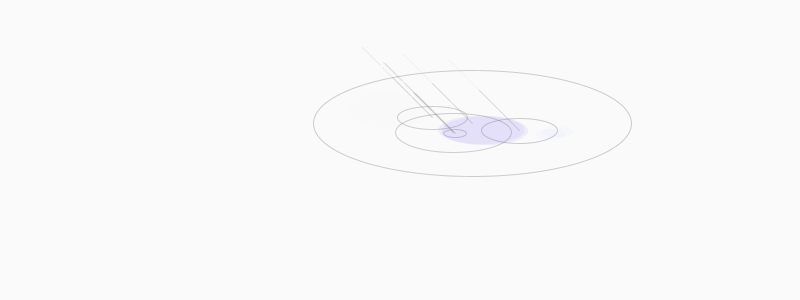
Frame 1 (no input)
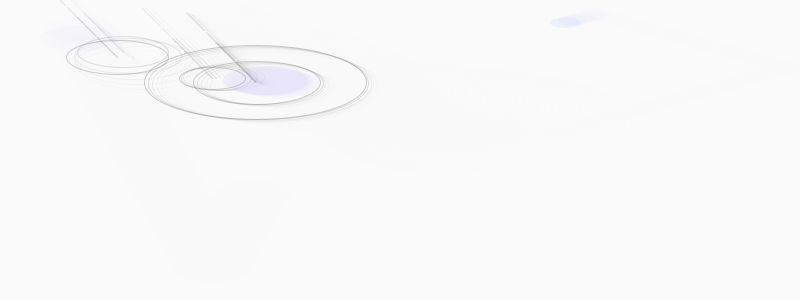
Frame 60 (the mouse pressed at the canvas centre just before this capture)
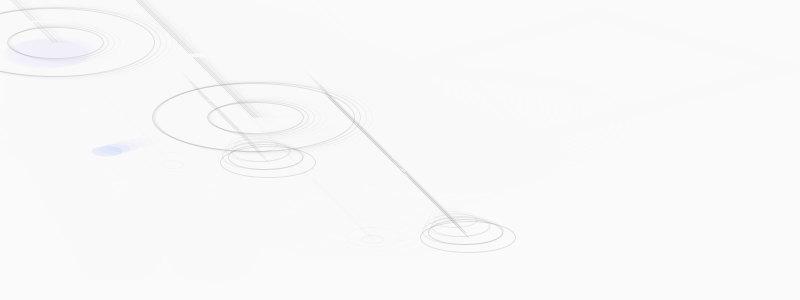
Frame 120 (the mouse held since frame 60 and released just before this capture)

The Processing sketch that drew these frames (run headless with seeded random() and noise(); from frame 60 on, the mouse is pressed at the canvas centre):

// Processing sketch: processing_124056
// ── processing_124056.pde

// Fall, Falling, Fallen
// Rainy day , rainwater fall on the water .
// Collision of water and water produce ripple . 
// lin wenyu  (ken3101462@gmail.com)

int _num = 5;
Circle[] _circleArr= {
};

void setup() {
  size(800, 300);
  background(250);
  frameRate(15);
  smooth();
  strokeWeight(1);
  fill(150, 50);
  drawCircles();
}

void draw() {
  //background(0);
  for (int i=0;i<_circleArr.length;i++) {
    Circle thisCirc=_circleArr[i];
    thisCirc.updateMe();
  }
  fill(250, 100);
  rect(0, 0, width, height);
}

void mouseReleased() {
  drawCircles();
}

void drawCircles() {
  for (int i=0; i<_num; i++) {
    Circle thisCirc = new Circle();
    thisCirc.drawMe();
    _circleArr =(Circle[])append(_circleArr, thisCirc);
  }
}

class Circle {
  float x, y;
  float radius;
  color linecol, fillcol;
  float alph;
  float xmove, ymove;
  Circle() {
    x = random(110, width-110);
    y = random(110, height-110);
    radius = random(80)+10 ;
    //linecol = color(240, random(40, 100), 50);
    fillcol = color(100, random(50, 150), 250, 50);
    alph = random(200);
    xmove=random(20)-10;
    ymove=random(20)-10;
  }
  void drawMe() {
    noStroke();
    fill(fillcol, alph);
    ellipse(x, y, radius, radius/3);
    //stroke(linecol, 150);
    //noFill();
    //ellipse(x, y, 10, 10);
    //rect(x, y, x+10, y+10);
  }
  void updateMe() {
    x += xmove;
    y += ymove;
    if (x > (width-radius/2)) { 
      //      x=0-radius;
      xmove=-xmove;
    }
    if (x < (0+radius/2)) { 
      //      x=width+radius;
      xmove=-xmove;
    }
    if (y > (height-radius/2)) { 
      //      y=0-radius;
      ymove=-ymove;
    }
    if (y < (0+radius/2)) { 
      //      y=height+radius;
      ymove=-ymove;
    }
    boolean touching = false;
    for (int i=0; i<_circleArr.length; i++) {
      Circle otherCirc = _circleArr[i];
      if (otherCirc != this) {
        float dis = dist(x, y, otherCirc.x, otherCirc.y);
        float overlap = dis - radius/2 - otherCirc.radius;
        if (overlap < 0) {
          float midx, midy;
          midx = (x + otherCirc.x)/2;
          midy = (y + otherCirc.y)/2;
          stroke(50, 50);
          noFill();
          overlap *= 3;
          ellipse(midx, midy, overlap, overlap/3);//ripple
          stroke(0, random(10, 50));//rain line
          line(midx, midy, midx-20, midy-20);
          line(midx-22, midy-22, midx-50, midy-50);
          line(midx-52, midy-52, midx-70, midy-70);
          if ((width-mouseX)<=width/2 && (height-mouseY)<height) {
            stroke(0, random(40, 50));
            line(mouseX/2+midx, mouseY/2+midy, mouseX/2+midx-60, mouseY/2+midy-60);
            line(mouseX/2+midx-64, mouseY/2+midy-64, mouseX/2+midx-140, mouseY/2+midy-140);//rain line
            ellipse(mouseX/2+midx, mouseY/2+midy, overlap, overlap/3);//ripple
          } 
          else {
            stroke(0, random(40, 50));
            line(mouseX+midx, mouseY+midy, mouseX+midx-40, mouseY+midy-40);//rain line
            ellipse(mouseX/2+midx, mouseY/2+midy, overlap, overlap/3);//ripple
          }
        }
      }
      if (otherCirc != this) {
        float dis = dist(x, y, otherCirc.x, otherCirc.y);
        if ((dis-radius/2-otherCirc.radius) < 0) {
          touching = true;
          break;
        }
      }
    }
    if (touching) {
      if (alph > 0) { 
        alph--;
      }
    } 
    else {
      if (alph<255) { 
        alph += 2;
      }
    }
    drawMe();
  }
}
